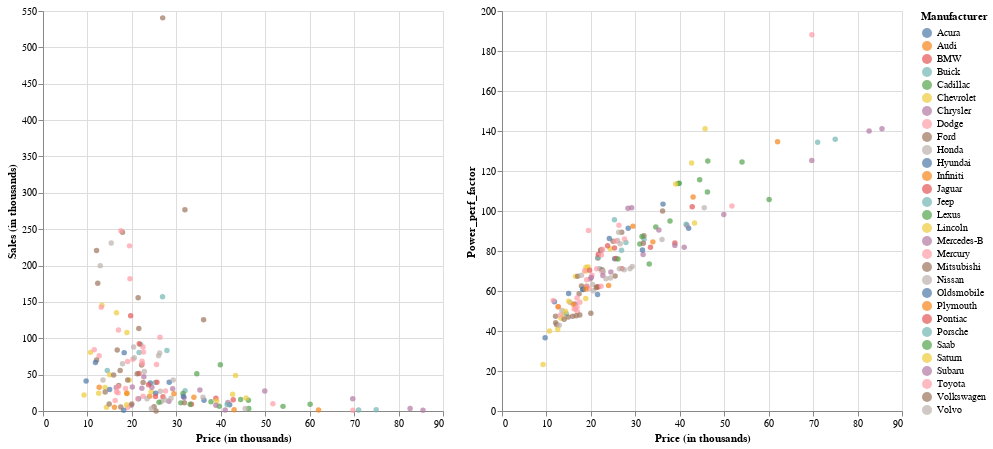

The notebook cell this image was saved under:
### Markdown cell above
## 1.4 Create multiple plots which contain one interactive legend. Submit a screenshot of the multiple plots and a screenshot of your code (commented properly). Add a selection object on the multiple plots, and submit a screenshot of the selected multiple plots and a screenshot of your code (commented properly).

### Code cell
# Create the dropdown selection
dropdown = alt.binding_select(options=list(carsales['Manufacturer'].unique()))
selection = alt.selection_single(fields=['Manufacturer'], bind='legend', name='Select from the dropdown the car')
# Create the scatter plot
scatter1 = alt.Chart(carsales).mark_circle().encode(
    x=alt.X('Price_in_thousands:Q', title='Price (in thousands)'),
    y=alt.Y('Sales_in_thousands:Q', title='Sales (in thousands)'),
    color=alt.condition(selection, 'Manufacturer:N', alt.value('lightgray')),
    tooltip=['Manufacturer:N']
).add_selection(selection).properties(
    width=400,
    height=400
)


# Create the scatter plot
scatter2 = alt.Chart(carsales).mark_circle().encode(
    x=alt.X('Price_in_thousands:Q', title='Price (in thousands)'),
    y=alt.Y('Power_perf_factor:Q', title='Power_perf_factor'),
    color=alt.condition(selection, 'Manufacturer:N', alt.value('lightgray')),
    tooltip=['Model:N']
).add_selection(selection).properties(
    width=400,
    height=400
)



# Combine plots and legend into a single chart
charts = alt.hconcat(scatter1, scatter2)

chart_with_legend = charts

# Display chart
chart_with_legend

### Figure 1 — Vega-Lite specification as saved in the notebook (floating-point values rounded to 4 significant figures; data arrays with more than 128 entries replaced by an {"elided": "..."} marker saying what was removed)
{"config": {"view": {"continuousWidth": 400, "continuousHeight": 300}}, "hconcat": [{"mark": "circle", "encoding": {"color": {"condition": {"field": "Manufacturer", "type": "nominal", "selection": "Select from the dropdown the car"}, "value": "lightgray"}, "tooltip": [{"field": "Manufacturer", "type": "nominal"}], "x": {"field": "Price_in_thousands", "title": "Price (in thousands)", "type": "quantitative"}, "y": {"field": "Sales_in_thousands", "title": "Sales (in thousands)", "type": "quantitative"}}, "height": 400, "selection": {"Select from the dropdown the car": {"type": "single", "fields": ["Manufacturer"], "bind": "legend"}}, "width": 400}, {"mark": "circle", "encoding": {"color": {"condition": {"field": "Manufacturer", "type": "nominal", "selection": "Select from the dropdown the car"}, "value": "lightgray"}, "tooltip": [{"field": "Model", "type": "nominal"}], "x": {"field": "Price_in_thousands", "title": "Price (in thousands)", "type": "quantitative"}, "y": {"field": "Power_perf_factor", "title": "Power_perf_factor", "type": "quantitative"}}, "height": 400, "selection": {"Select from the dropdown the car": {"type": "single", "fields": ["Manufacturer"], "bind": "legend"}}, "width": 400}], "data": {"name": "data-3b53e46f7fd8086d9ed61ecfe2ec4620"}, "$schema": "https://vega.github.io/schema/vega-lite/v4.17.0.json", "datasets": {"data-3b53e46f7fd8086d9ed61ecfe2ec4620": {"elided": "157 records"}}}
